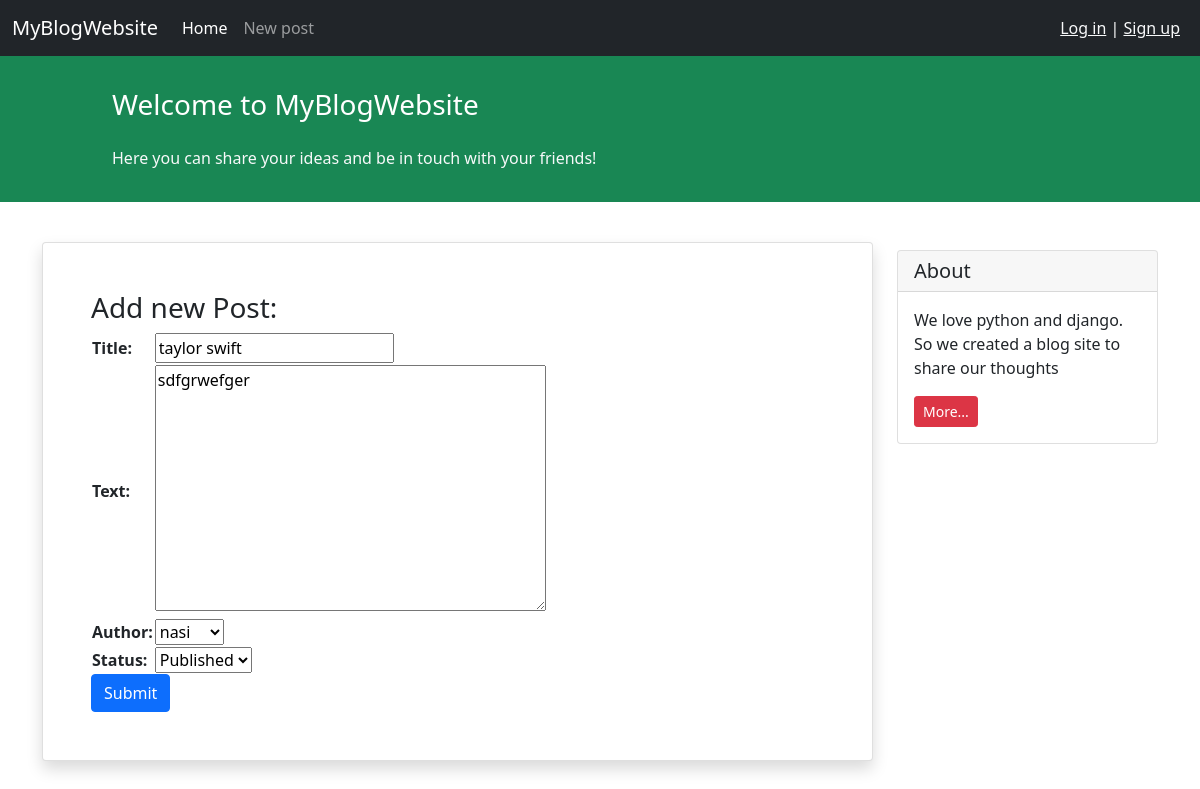
Page /update/taylor-swift/2/ on the committed database.
### blog/models.py (models this page shows, shortened)
class Post(models.Model):
    STATUS_CHOICES = (
        ('published', 'Published'),
        ('draft', 'Draft'),
    )
    title = models.CharField(max_length=200)
    text = models.TextField()
    author = models.ForeignKey('auth.User', on_delete=models.CASCADE)
    datetime_created = models.DateTimeField(auto_now_add=True)
    datetime_modified = models.DateTimeField(auto_now=True)
    status = models.CharField(choices=STATUS_CHOICES, max_length=10)
    slug = models.SlugField(max_length=250, blank=False, editable=False)

### blog/views.py (the view)
# urls.py: path('update/<slug:slug>/<str:pk>/', views.PostUpdateView.as_view(), name='post_update'),
class PostUpdateView(generic.UpdateView):
    form_class = PostForm
    model = Post
    template_name = 'blog/post_create.html'
    slug_field = 'slug'

### blog/forms.py
class PostForm(ModelForm):
    class Meta:
        model = Post
        fields = ['title', 'text', 'author', 'status']

### blog/templates/blog/post_create.html (shortened to what this page needs)
{% extends '_base.html' %}
{% block content %}
<div class="container mt-4">
    <div class="row">
        <div class="col-9">
            <div class="card shadow my-3 p-5">
                <h3>Add new Post:</h3>
                <form action="" method="POST">
                    <table>
                        {{form.as_table}}
                    </table>
                    <button type="submit" class="btn btn-primary">Submit</button>
                </form>
            </div>
        </div>
        <div class="col-3">
                <div class="card my-4">
                    <h5 class="card-header">About</h5>
                    <div class="card-body">
                        <p class="card-text">We love python and django. So we created a blog site to share our
                            thoughts</p>
                        <a href="#"
                           class="btn btn-sm btn-danger">
                            More...
                        </a>
                    </div>
                </div>
        </div>
    </div>
</div>
{% endblock content %}

### rows in the picture
Post: title "taylor swift", text "sdfgrwefger", author "nasi", status "Published"
